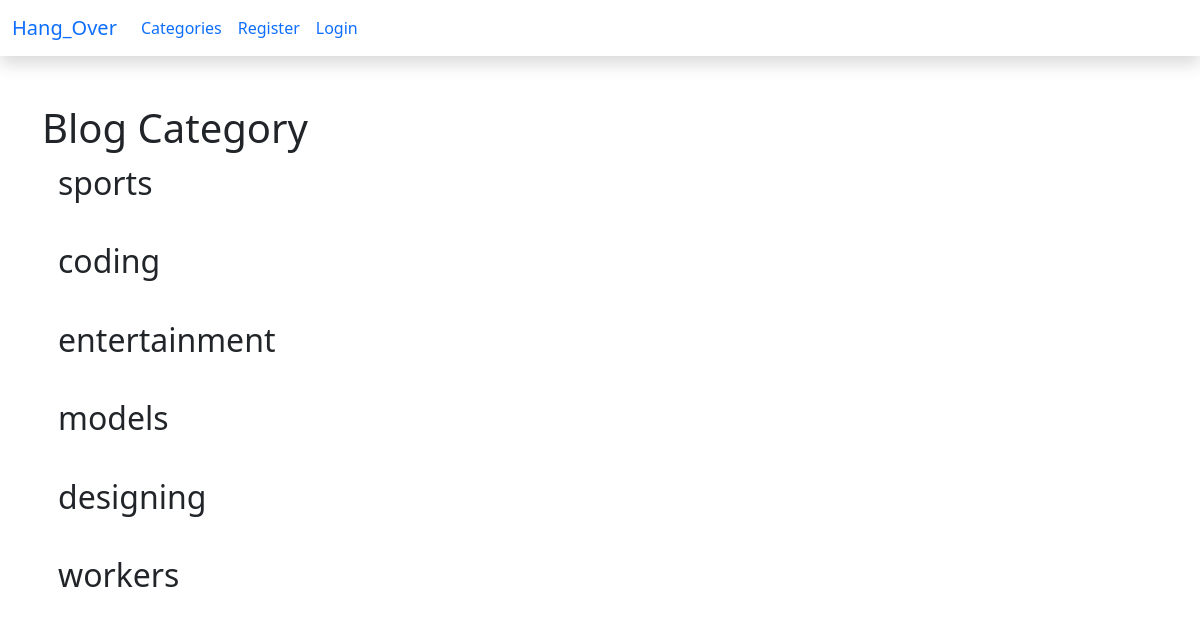
The page /category-list/ on the database its author committed.
### blogApp/models.py (models this page shows, shortened)
class Category(models.Model):
    name = models.CharField(max_length=233)
    def __str__(self):
        return self.name

### blogApp/views.py (the view)
# urls.py: path('category-list/',CategoryListView,name="category-list"),
def CategoryListView(request):
    cat_menu_list = Category.objects.all()
    return render(request,'category_list.html',{'cat_menu_list': cat_menu_list})

### templates/category_list.html (shortened to what this page needs)
{% extends "base.html" %}
{% block content %}
<h1>Blog Category</h1>
      {% for item in cat_menu_list %}
         <h2><a class="dropdown-item"
             href="{% url 'category' item|slugify %}">
              {{ item }}</a> </h2><br>
      {% endfor %}
{% endblock %}

### rows shown on the page
Category: name "sports"
Category: name "coding"
Category: name "entertainment"
Category: name "models"
Category: name "designing"
Category: name "workers"
